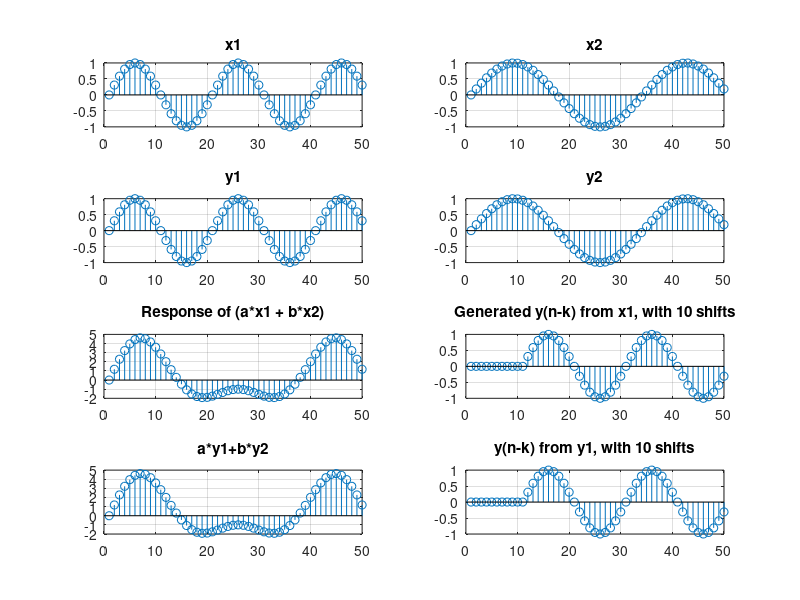

The MATLAB source for this figure:
%% clear
clc;
clear all;
close all;

%% define
n = 0:49;
f1 = 0.05;
f2 = 0.03;
a = 2;
b = 3;
x1 = sin(2*pi*f1*n);
x2 = sin(2*pi*f2*n);
x3 = a*x1 + b*x2;
x5 = [zeros(1, 10),  x1(1:length(x1)-10)];

%% inputs
num = input('Enter numerator : ');
den = input('Enter denominator : ');

%% process
y1 = filter(num,den,x1);
y2 = filter(num,den,x2);
y3 = filter(num,den,x3);
y5 = filter(num,den,x5);
y4 = a*y1+b*y2;
y6 = [zeros(1,10),  y1(1: length(y1)-10)];

%% plot/output
% x1 & x2
subplot(4, 2, 1);
stem(x1);
title('x1');
grid on;
subplot(4, 2, 2);
stem(x2);
title('x2');
grid on;

% y1 & y2
subplot(4, 2, 3);
stem(y1);
title('y1');
grid on;
subplot(4, 2, 4);
stem(y2);
title('y2');
grid on;

% for linearity
subplot(4, 2, 5);
stem(y3);
title('Response of (a*x1 + b*x2)');
grid on;
subplot(4, 2, 7);
stem(y4);
title('a*y1+b*y2');
grid on;

% for shift-invariance
subplot(4, 2, 6);
stem(y5);
title('Generated y(n-k) from x1, with 10 shifts');
grid on;
subplot(4, 2, 8);
stem(y6);
title('y(n-k) from y1, with 10 shifts');
grid on;